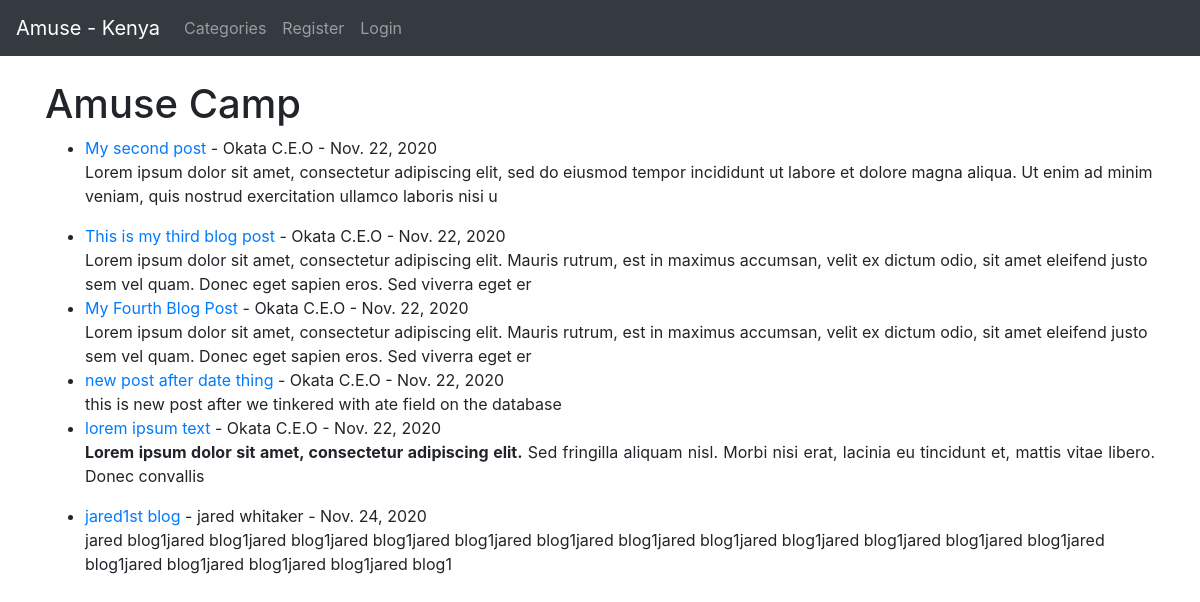
/blog/category/amuse-camp/, run on the app's committed database.
### blog/models.py (models this page shows, shortened)
class blog_post(models.Model):
	title = models.CharField(max_length=255)
	header_image = models.ImageField(null=True, blank=True, upload_to="images/")
	title_tag = models.CharField(max_length=255)
	author = models.ForeignKey(User, on_delete=models.CASCADE)
	body = RichTextField(blank=True, null=True)
	post_date = models.DateField(auto_now_add=True)
	category = models.CharField(max_length=255, default='amuse camp')
	snippet = models.CharField(max_length=255)
	likes = models.ManyToManyField(User, related_name='blogg_posts')

### blog/views.py (the view)
# urls.py: path('category/<str:cats>/', CategoryView, name='category'),
def CategoryView(request, cats):
	category_posts = blog_post.objects.filter(category=cats.replace('-', ' '))
	return render(request, 'categories.html', {'cats':cats.title().replace('-', ' '), 'category_posts':category_posts})

### blog/templates/categories.html (shortened to what this page needs)
{% extends 'base2.html' %}
{% block content %}
{% if category_posts %}
	<h1>{{ cats }}</h1>
	<ul>
	{% for blog_post in category_posts %}
		<li><a href="{% url 'article-detail' blog_post.pk %}">
		{{ blog_post.title }}</a>
		- {{ blog_post.author.first_name }}
		{{ blog_post.author.last_name }} -
		{{ blog_post.post_date }}
		<br>
		{{ blog_post.body|slice:":200"|safe }}</li>
	{% endfor %}
	</ul>
{% else %}
	<h2>Sorry this page does not exist...!</h2>
{% endif %}
{% endblock %}

### data on the page
blog_post: title "My second post", author.first_name "Okata", author.last_name "C.E.O", post_date "Nov. 22, 2020", body "Lorem ipsum dolor sit amet, consectetur adipiscing elit, sed do eiusmod tempor incididunt ut labore et dolore magna aliqua. Ut enim ad minim veniam, quis nostrud exercitation ullamco laboris nisi u"
blog_post: title "This is my third blog post", author.first_name "Okata", author.last_name "C.E.O", post_date "Nov. 22, 2020", body "Lorem ipsum dolor sit amet, consectetur adipiscing elit. Mauris rutrum, est in maximus accumsan, velit ex dictum odio, sit amet eleifend justo sem vel quam. Donec eget sapien eros. Sed viverra eget er"
blog_post: title "My Fourth Blog Post", author.first_name "Okata", author.last_name "C.E.O", post_date "Nov. 22, 2020", body "Lorem ipsum dolor sit amet, consectetur adipiscing elit. Mauris rutrum, est in maximus accumsan, velit ex dictum odio, sit amet eleifend justo sem vel quam. Donec eget sapien eros. Sed viverra eget er"
blog_post: title "new post after date thing", author.first_name "Okata", author.last_name "C.E.O", post_date "Nov. 22, 2020", body "this is new post after we tinkered with ate field on the database"
blog_post: title "lorem ipsum text", author.first_name "Okata", author.last_name "C.E.O", post_date "Nov. 22, 2020", body "Lorem ipsum dolor sit amet, consectetur adipiscing elit. Sed fringilla aliquam nisl. Morbi nisi erat, lacinia eu tincidunt et, mattis vitae libero. Donec convallis"
blog_post: title "jared1st blog", author.first_name "jared", author.last_name "whitaker", post_date "Nov. 24, 2020", body "jared blog1jared blog1jared blog1jared blog1jared blog1jared blog1jared blog1jared blog1jared blog1jared blog1jared blog1jared blog1jared blog1jared blog1jared blog1jared blog1jared blog1"

### other printed values
{{ cats }} "Amuse Camp"
